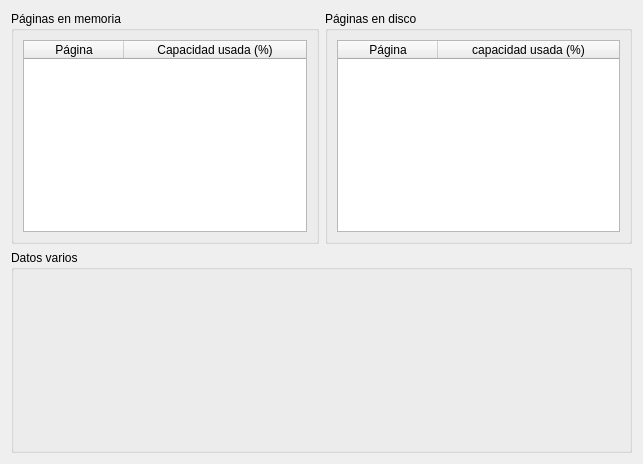
<?xml version="1.0" encoding="UTF-8"?>
<ui version="4.0">
 <class>MemoryViewer</class>
 <widget class="QDialog" name="MemoryViewer">
  <property name="geometry">
   <rect>
    <x>0</x>
    <y>0</y>
    <width>643</width>
    <height>464</height>
   </rect>
  </property>
  <property name="windowTitle">
   <string>MemoryMonitor</string>
  </property>
  <layout class="QVBoxLayout" name="verticalLayout">
   <item>
    <layout class="QHBoxLayout" name="horizontalLayout_3">
     <item>
      <widget class="QGroupBox" name="groupBox">
       <property name="title">
        <string>Páginas en memoria</string>
       </property>
       <layout class="QHBoxLayout" name="horizontalLayout">
        <item>
         <widget class="QTableWidget" name="table_pagesInMem">
          <property name="sizePolicy">
           <sizepolicy hsizetype="Preferred" vsizetype="Preferred">
            <horstretch>0</horstretch>
            <verstretch>0</verstretch>
           </sizepolicy>
          </property>
          <attribute name="horizontalHeaderStretchLastSection">
           <bool>true</bool>
          </attribute>
          <attribute name="verticalHeaderCascadingSectionResizes">
           <bool>false</bool>
          </attribute>
          <attribute name="verticalHeaderShowSortIndicator" stdset="0">
           <bool>false</bool>
          </attribute>
          <attribute name="verticalHeaderStretchLastSection">
           <bool>false</bool>
          </attribute>
          <column>
           <property name="text">
            <string>Página</string>
           </property>
           <property name="textAlignment">
            <set>AlignCenter</set>
           </property>
          </column>
          <column>
           <property name="text">
            <string>Capacidad usada (%)</string>
           </property>
           <property name="textAlignment">
            <set>AlignCenter</set>
           </property>
          </column>
         </widget>
        </item>
       </layout>
      </widget>
     </item>
     <item>
      <widget class="QGroupBox" name="groupBox_2">
       <property name="title">
        <string>Páginas en disco</string>
       </property>
       <layout class="QHBoxLayout" name="horizontalLayout_2">
        <item>
         <widget class="QTableWidget" name="table_pagesInDisk">
          <property name="sizePolicy">
           <sizepolicy hsizetype="Preferred" vsizetype="Preferred">
            <horstretch>0</horstretch>
            <verstretch>0</verstretch>
           </sizepolicy>
          </property>
          <attribute name="horizontalHeaderStretchLastSection">
           <bool>true</bool>
          </attribute>
          <column>
           <property name="text">
            <string>Página</string>
           </property>
           <property name="textAlignment">
            <set>AlignCenter</set>
           </property>
          </column>
          <column>
           <property name="text">
            <string>capacidad usada (%)</string>
           </property>
           <property name="textAlignment">
            <set>AlignCenter</set>
           </property>
          </column>
         </widget>
        </item>
       </layout>
      </widget>
     </item>
    </layout>
   </item>
   <item>
    <widget class="QGroupBox" name="groupBox_3">
     <property name="title">
      <string>Datos varios</string>
     </property>
    </widget>
   </item>
  </layout>
 </widget>
 <resources/>
 <connections/>
</ui>
